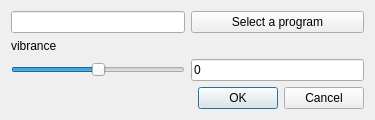
<?xml version="1.0" encoding="UTF-8"?>
<ui version="4.0">
 <class>entryEditor</class>
 <widget class="QDialog" name="entryEditor">
  <property name="geometry">
   <rect>
    <x>0</x>
    <y>0</y>
    <width>375</width>
    <height>106</height>
   </rect>
  </property>
  <property name="windowTitle">
   <string>Dialog</string>
  </property>
  <layout class="QGridLayout" name="gridLayout">
   <item row="0" column="1">
    <widget class="QPushButton" name="pathSelect">
     <property name="text">
      <string>Select a program</string>
     </property>
    </widget>
   </item>
   <item row="0" column="0">
    <widget class="QLineEdit" name="path"/>
   </item>
   <item row="2" column="0">
    <widget class="QSlider" name="vibranceSldr">
     <property name="minimum">
      <number>-1024</number>
     </property>
     <property name="maximum">
      <number>1023</number>
     </property>
     <property name="orientation">
      <enum>Qt::Horizontal</enum>
     </property>
    </widget>
   </item>
   <item row="1" column="0">
    <widget class="QLabel" name="vibranceLabel">
     <property name="text">
      <string>vibrance</string>
     </property>
    </widget>
   </item>
   <item row="3" column="1">
    <widget class="QDialogButtonBox" name="buttonBox">
     <property name="orientation">
      <enum>Qt::Horizontal</enum>
     </property>
     <property name="standardButtons">
      <set>QDialogButtonBox::Cancel|QDialogButtonBox::Ok</set>
     </property>
    </widget>
   </item>
   <item row="2" column="1">
    <widget class="QLineEdit" name="vibranceVal">
     <property name="text">
      <string>0</string>
     </property>
    </widget>
   </item>
  </layout>
 </widget>
 <resources/>
 <connections>
  <connection>
   <sender>buttonBox</sender>
   <signal>accepted()</signal>
   <receiver>entryEditor</receiver>
   <slot>accept()</slot>
   <hints>
    <hint type="sourcelabel">
     <x>248</x>
     <y>254</y>
    </hint>
    <hint type="destinationlabel">
     <x>157</x>
     <y>274</y>
    </hint>
   </hints>
  </connection>
  <connection>
   <sender>buttonBox</sender>
   <signal>rejected()</signal>
   <receiver>entryEditor</receiver>
   <slot>reject()</slot>
   <hints>
    <hint type="sourcelabel">
     <x>316</x>
     <y>260</y>
    </hint>
    <hint type="destinationlabel">
     <x>286</x>
     <y>274</y>
    </hint>
   </hints>
  </connection>
 </connections>
</ui>
